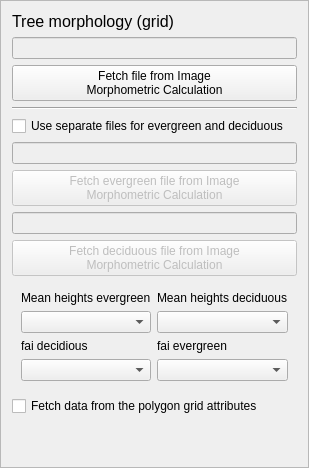
    <widget class="QFrame" name="frame_2">
     <property name="frameShape">
      <enum>QFrame::StyledPanel</enum>
     </property>
     <property name="frameShadow">
      <enum>QFrame::Raised</enum>
     </property>
     <layout class="QGridLayout" name="gridLayout_10">
      <item row="3" column="0">
       <widget class="Line" name="line">
        <property name="orientation">
         <enum>Qt::Horizontal</enum>
        </property>
       </widget>
      </item>
      <item row="8" column="0">
       <widget class="QPushButton" name="pushButtonImportIMPVeg_dec">
        <property name="enabled">
         <bool>false</bool>
        </property>
        <property name="text">
         <string>Fetch deciduous file from Image 
Morphometric Calculation</string>
        </property>
       </widget>
      </item>
      <item row="1" column="0">
       <widget class="QLineEdit" name="textInputIMPVegData">
        <property name="enabled">
         <bool>false</bool>
        </property>
       </widget>
      </item>
      <item row="7" column="0">
       <widget class="QLineEdit" name="textInputIMPDecData">
        <property name="enabled">
         <bool>false</bool>
        </property>
       </widget>
      </item>
      <item row="5" column="0">
       <widget class="QLineEdit" name="textInputIMPEveData">
        <property name="enabled">
         <bool>false</bool>
        </property>
       </widget>
      </item>
      <item row="11" column="0">
       <widget class="QCheckBox" name="IMPveg_checkBox">
        <property name="text">
         <string>Fetch data from the polygon grid attributes</string>
        </property>
       </widget>
      </item>
      <item row="4" column="0">
       <widget class="QCheckBox" name="checkBox_twovegfiles">
        <property name="enabled">
         <bool>true</bool>
        </property>
        <property name="text">
         <string>Use separate files for evergreen and deciduous</string>
        </property>
        <property name="checked">
         <bool>false</bool>
        </property>
       </widget>
      </item>
      <item row="2" column="0">
       <widget class="QPushButton" name="pushButtonImportIMPVeg">
        <property name="enabled">
         <bool>true</bool>
        </property>
        <property name="text">
         <string>Fetch file from Image 
Morphometric Calculation</string>
        </property>
       </widget>
      </item>
      <item row="0" column="0">
       <widget class="QLabel" name="label_14">
        <property name="text">
         <string>&lt;!DOCTYPE HTML PUBLIC &quot;-//W3C//DTD HTML 4.0//EN&quot; &quot;http://www.w3.org/TR/REC-html40/strict.dtd&quot;&gt;
&lt;html&gt;&lt;head&gt;&lt;meta name=&quot;qrichtext&quot; content=&quot;1&quot; /&gt;&lt;style type=&quot;text/css&quot;&gt;
p, li { white-space: pre-wrap; }
&lt;/style&gt;&lt;/head&gt;&lt;body style=&quot; font-family:'MS Shell Dlg 2'; font-size:8pt; font-weight:400; font-style:normal;&quot;&gt;
&lt;p style=&quot; margin-top:0px; margin-bottom:0px; margin-left:0px; margin-right:0px; -qt-block-indent:0; text-indent:0px;&quot;&gt;&lt;span style=&quot; font-size:12pt;&quot;&gt;Tree morphology (grid)&lt;/span&gt;&lt;/p&gt;&lt;/body&gt;&lt;/html&gt;</string>
        </property>
       </widget>
      </item>
      <item row="6" column="0">
       <widget class="QPushButton" name="pushButtonImportIMPVeg_eve">
        <property name="enabled">
         <bool>false</bool>
        </property>
        <property name="text">
         <string>Fetch evergreen file from Image 
Morphometric Calculation</string>
        </property>
       </widget>
      </item>
      <item row="9" column="0">
       <widget class="QFrame" name="IMPveg_Frame">
        <property name="sizePolicy">
         <sizepolicy hsizetype="Expanding" vsizetype="Expanding">
          <horstretch>0</horstretch>
          <verstretch>0</verstretch>
         </sizepolicy>
        </property>
        <property name="frameShape">
         <enum>QFrame::NoFrame</enum>
        </property>
        <property name="frameShadow">
         <enum>QFrame::Sunken</enum>
        </property>
        <property name="lineWidth">
         <number>1</number>
        </property>
        <layout class="QGridLayout" name="gridLayout_9">
         <item row="0" column="0">
          <widget class="QLabel" name="label_35">
           <property name="text">
            <string>Mean heights evergreen</string>
           </property>
          </widget>
         </item>
         <item row="0" column="1">
          <widget class="QLabel" name="label_31">
           <property name="text">
            <string>Mean heights deciduous</string>
           </property>
          </widget>
         </item>
         <item row="1" column="0">
          <widget class="QComboBox" name="IMPveg_mean_dec"/>
         </item>
         <item row="1" column="1">
          <widget class="QComboBox" name="IMPveg_mean_eve"/>
         </item>
         <item row="2" column="0">
          <widget class="QLabel" name="label_32">
           <property name="text">
            <string>fai decidious</string>
           </property>
          </widget>
         </item>
         <item row="2" column="1">
          <widget class="QLabel" name="label_36">
           <property name="text">
            <string>fai evergreen</string>
           </property>
          </widget>
         </item>
         <item row="3" column="0">
          <widget class="QComboBox" name="IMPveg_fai_dec"/>
         </item>
         <item row="3" column="1">
          <widget class="QComboBox" name="IMPveg_fai_eve"/>
         </item>
        </layout>
       </widget>
      </item>
      <item row="12" column="0">
       <spacer name="verticalSpacer_3">
        <property name="orientation">
         <enum>Qt::Vertical</enum>
        </property>
        <property name="sizeHint" stdset="0">
         <size>
          <width>20</width>
          <height>40</height>
         </size>
        </property>
       </spacer>
      </item>
     </layout>
    </widget>
